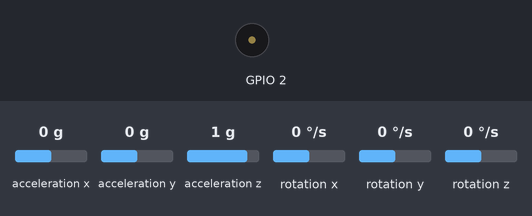
Recording of a sketch running on a simulated ESP32. Shown: buzzer (waves = sounding). Inputs (shaded band) come from the test bench; at power-on: rotation z 0 °/s, acceleration x 0 g, acceleration y 0 g, acceleration z 1 g, rotation x 0 °/s, rotation y 0 °/s. What the sketch prints to the serial monitor is not drawn.

Above: at 1.5 s.
1.6 s: rotation z set to -192 °/s
Timing chart, 0 to 4.6 s (numbered marks = the images above; inputs shaded):
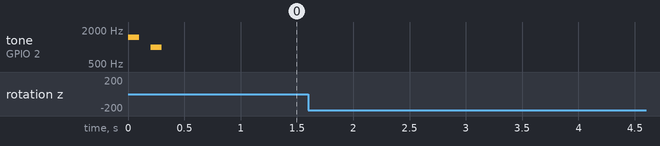

Measured:
- after the input at 1.6 s, every drawn part: stays the same

The sketch:

6050_working_with_drift.ino
```cpp
#include <Wire.h>
#include <MPU6050.h>

#define SDA_PIN 33
#define SCL_PIN 32

MPU6050 mpu;

float angleZ = 0.0;
unsigned long lastTime = 0;

void setup() {
  Serial.begin(115200);
  buzz(1);
  Wire.begin(SDA_PIN, SCL_PIN);

  mpu.initialize();
  if (!mpu.testConnection()) {
    Serial.println("MPU6050 connection failed.");
    while (1);
  }

  lastTime = millis();
}

void loop() {
  int16_t gx_dummy, gy_dummy, gz;
  mpu.getRotation(&gx_dummy, &gy_dummy, &gz);

  unsigned long now = millis();
  float dt = (now - lastTime) / 1000.0;
  lastTime = now;

  float gyroZ = gz / 131.0;
  angleZ += gyroZ * dt;

  Serial.printf("Yaw Angle (Z): %6.2f°\n", angleZ);

  delay(10);
}


void buzz(int no) {
    switch (no) {
        case 1:
            tone(2, 1500, 100);
            delay(200);
            tone(2, 1000, 100);
            delay(100);
            break;
        case 2:
            tone(2, 1000, 100);
            delay(150);
            tone(2, 1000, 100);
            delay(150);
            break;
    }
}
```
